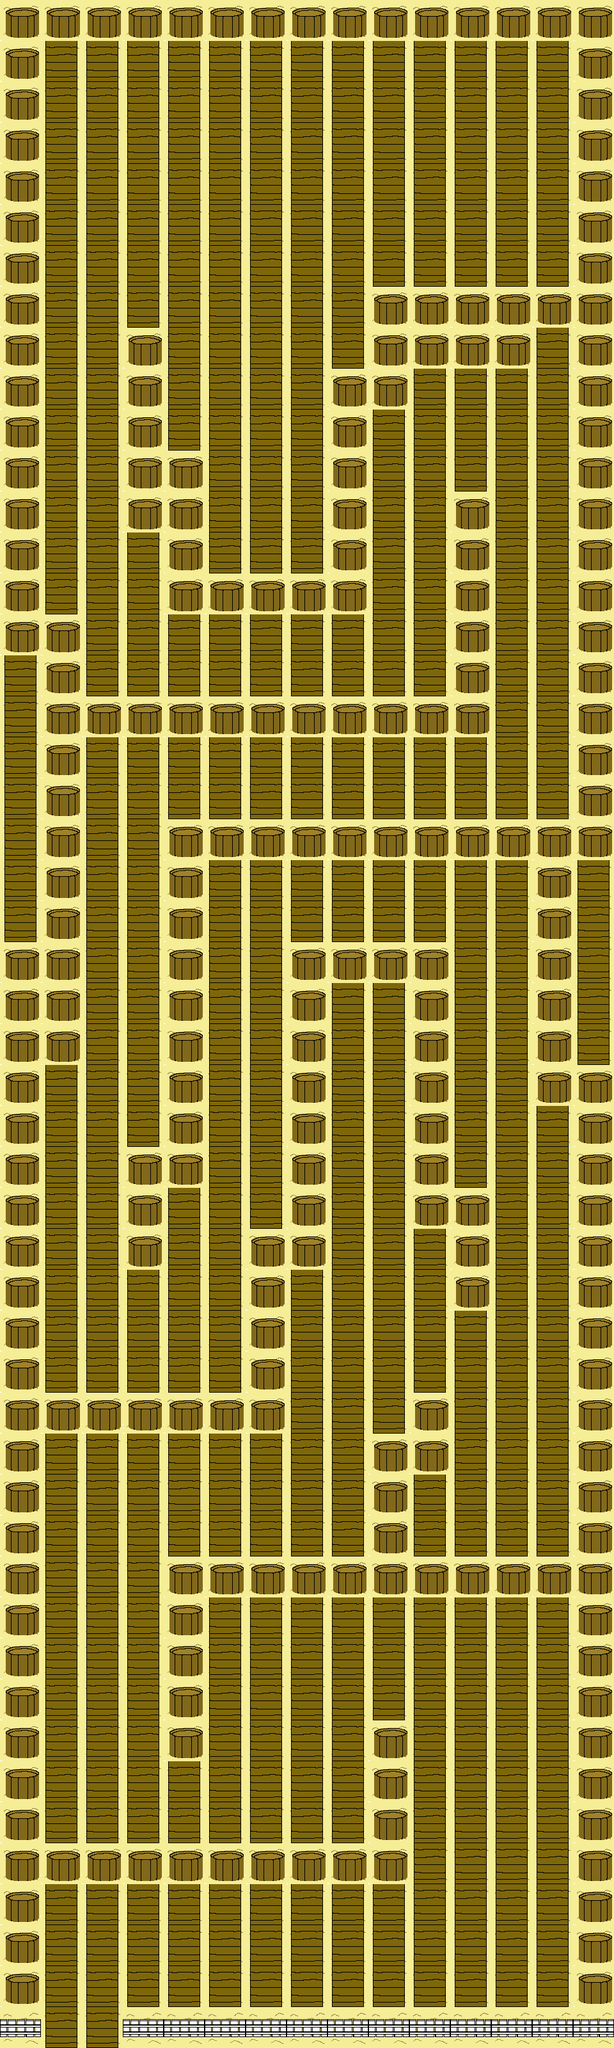

Rendered tile map (Tiled .tmx) drawn with the repository's tilesets; below, a short description and the map source with its tile grids summarised:
An orthogonal 15x50 tile map with 64x64 px tiles, 3 tile layers (Ground, Detail, Overlay), 3 hidden layers not drawn, 2 tilesets and 4 objects (2x Portal, Boss, PlayerStart).

<map version="1.0" orientation="orthogonal" width="15" height="50" tilewidth="64" tileheight="64">
 <properties>
  <property name="Music" value="" />
 </properties>
 <tileset firstgid="1" name="Items" tilewidth="64" tileheight="64">
  <image source="Tilesheets/Items.png" width="128" height="260" />
 </tileset>
 <tileset firstgid="9" name="TileSheetRevised" tilewidth="64" tileheight="64">
  <image source="Tilesheets/TileSheetRevised.png" width="640" height="640" />
 </tileset>
 <layer name="Ground" width="15" height="50">
  <data>[750 cells, 750 non-empty, 1 distinct tile ids]</data>
 </layer>
 <layer name="Detail" width="15" height="50">
  <data>[750 cells, 750 non-empty, 3 distinct tile ids]</data>
 </layer>
 <layer name="Overlay" width="15" height="50">
  <data>[750 cells, 0 non-empty, 0 distinct tile ids]</data>
 </layer>
 <objectgroup name="Objects" width="15" height="50">
  <object name="BanditCamp" type="Portal" x="57" y="3134" width="136" height="62">
   <properties>
    <property name="DestinationMap" value="Maps\BanditCamp" />
    <property name="DestinationTileLocation" value="1,4" />
   </properties>
  </object>
  <object name="ReturnPortal" type="Portal" x="825" y="66" width="68" height="64">
   <properties>
    <property name="DestinationMap" value="Maps\FirstArea" />
    <property name="DestinationTileLocation" value="8,6" />
   </properties>
  </object>
  <object name="Boss" type="Boss" x="466" y="137" width="68" height="64" />
  <object name="PlayerStart" type="PlayerStart" x="684" y="3055" width="61" height="56" />
 </objectgroup>
 <layer name="Items" width="15" height="50" visible="0">
  <data>[750 cells, 5 non-empty, 3 distinct tile ids]</data>
 </layer>
 <layer name="Clip" width="15" height="50" visible="0">
  <data>[750 cells, 254 non-empty, 1 distinct tile ids]</data>
 </layer>
 <layer name="AmmoClip" width="15" height="50" visible="0">
  <data>[750 cells, 130 non-empty, 1 distinct tile ids]</data>
 </layer>
</map>